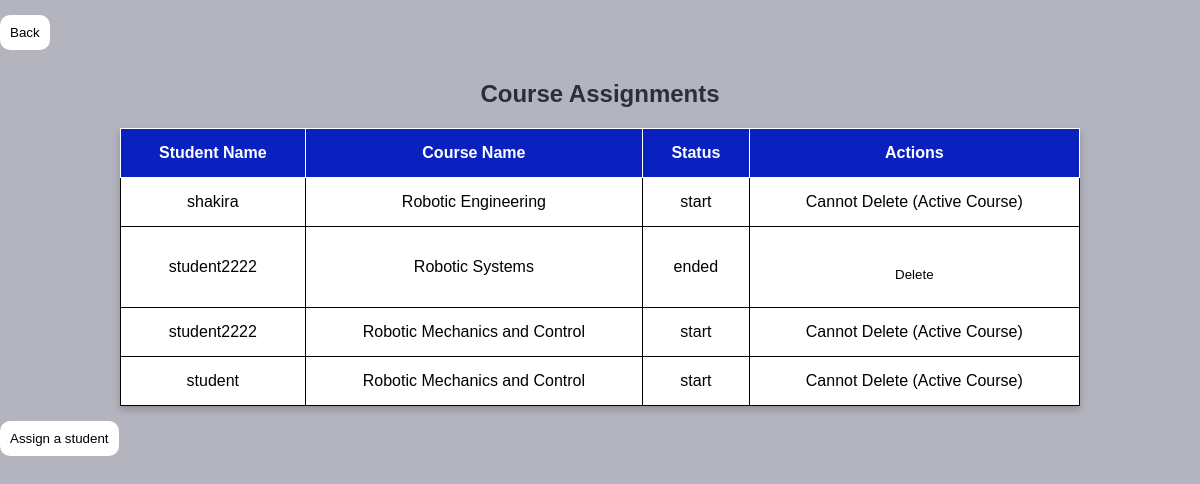
The page /php/view_assignments.php (signed in) on the database as committed earlier.
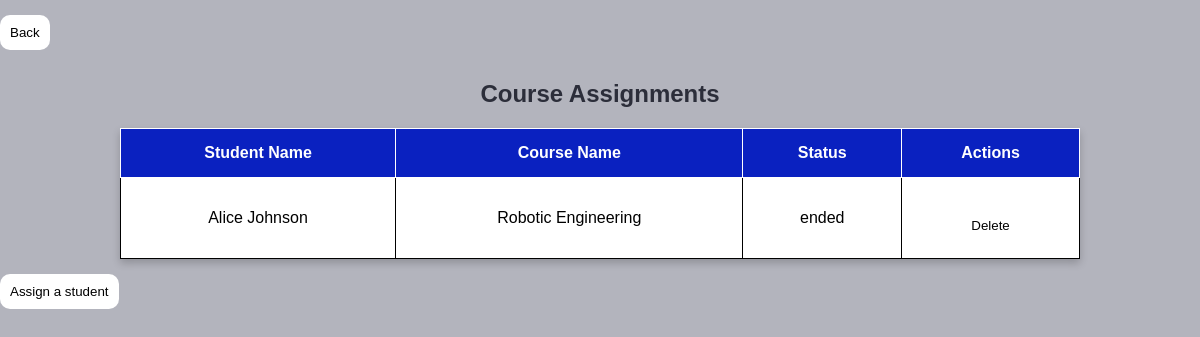
The same page on the database as committed later.
### tables this page shows
CREATE TABLE `student_courses` (
  `id` int(11) NOT NULL,
  `student_id` int(11) NOT NULL,
  `course_id` int(11) NOT NULL,
  `assigned_at` timestamp NOT NULL DEFAULT current_timestamp(),
  `status` enum('not-started','start','in-progress','ended') DEFAULT 'not-started'
);

CREATE TABLE `students` (
  `ID` int(11) NOT NULL,
  `NAME` varchar(50) NOT NULL,
  `PHONENUMBER` int(8) NOT NULL,
  `EMAIL` text NOT NULL,
  `PASSWORD_HASH` char(60) NOT NULL,
  `CREATED_AT` timestamp(6) NOT NULL DEFAULT current_timestamp(6),
  `UPDATED_AT` timestamp(6) NOT NULL DEFAULT current_timestamp(6),
  `COURSE_ID` varchar(11) DEFAULT NULL,
  `FACULTY` varchar(255) NOT NULL,
  `DEPARTMENT_ID` int(11) DEFAULT NULL,
  `GRADE_ID` varchar(11) DEFAULT NULL,
  `CLASS` varchar(11) DEFAULT NULL,
  `ROLE_ID` varchar(11) NOT NULL
);

CREATE TABLE `course` (
  `ID` int(11) NOT NULL,
  `NAME` varchar(50) DEFAULT NULL,
  `DEPARTMENT_NAME` varchar(50) DEFAULT NULL,
  `START_DATE` date DEFAULT NULL,
  `END_DATE` date DEFAULT NULL,
  `CODE` varchar(50) DEFAULT NULL,
  `status` enum('not-started','start','in-progress','ended') DEFAULT 'not-started'
);

### php/view_assignments.php (the view, shortened to what this page needs)
<?php
$conn = db_connect();
$query = "
SELECT
    student_courses.student_id,
    student_courses.course_id,
    course.name AS course_name,
    course.status AS course_status,
    students.name AS student_name
FROM student_courses
INNER JOIN students ON student_courses.student_id = students.id
INNER JOIN course ON student_courses.course_id = course.id
";
$result = $conn->query($query);
if ($result->num_rows > 0) {
    echo "<a href=\"faculty_dashboard.php\"><button>Back</button></a>";
    echo "<h2>Course Assignments</h2>";
    echo "<table border='1' cellpadding='10'>";
    echo "<tr>
        <th>Student Name</th>
        <th>Course Name</th>
        <th>Status</th>
        <th>Actions</th>
    </tr>";
    while ($row = $result->fetch_assoc()) {
        echo "<tr>";
        echo "<td>" . htmlspecialchars($row['student_name']) . "</td>";
        echo "<td>" . htmlspecialchars($row['course_name']) . "</td>";
        echo "<td>" . htmlspecialchars($row['course_status']) . "</td>";
        if (!in_array($row['course_status'], ['start', 'in-progress'])) {
            echo "<td>
                <form method='POST' action='delete_assignment.php' onsubmit=\"return confirm('Are you sure you want to delete this assignment?');\">
                <input type='hidden' name='student_id' value='" . htmlspecialchars($row['student_id']) . "'>
                <input type='hidden' name='course_id' value='" . htmlspecialchars($row['course_id']) . "'>
                <input type='hidden' name='csrf_token' value='" . htmlspecialchars($_SESSION['csrf_token']) . "'>
                <input type='submit' name='delete' value='Delete'>
            </form>
            </td>";
        } else {
            echo "<td>Cannot Delete (Active Course)</td>";
        }
        echo "</tr>";
    }
    echo "</table>";
} else {
    echo "<p>No course assignments found.</p>";
}
?>
<html lang="en">
<head>
    </head>
    <a href = "assignments.php?action=create"><button>Assign a student</button></a>
</html>

Rows that differ between the two databases and show on the page:
removed student_courses: student.NAME "shakira", course.NAME "Robotic Engineering", course.status "start", shows "Cannot Delete (Active Course)"
removed student_courses: student.NAME "student2222", course.NAME "Robotic Systems", course.status "ended"
removed student_courses: student.NAME "student2222", course.NAME "Robotic Mechanics and Control", course.status "start", shows "Cannot Delete (Active Course)"
removed student_courses: student.NAME "student", course.NAME "Robotic Mechanics and Control", course.status "start", shows "Cannot Delete (Active Course)"
added student_courses: student.NAME "Alice Johnson", course.NAME "Robotic Engineering", course.status "ended"
